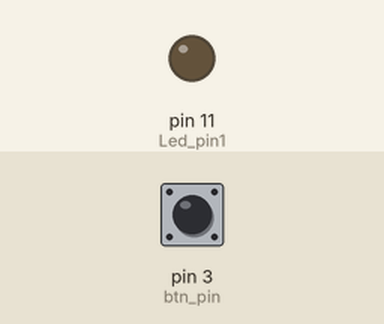
Recording of a sketch running on a simulated Arduino Uno, built with avr-gcc and run on an emulated ATmega328P. Parts: output pins drawn as LEDs (lit = HIGH). Inputs (shaded band) come from the test bench; at power-on: pin 3 (btn_pin) LOW.

Above: at 1.2 s.
1.3 s: pin 3 (btn_pin) pulled HIGH for 0.15 s
At 1.37 s:
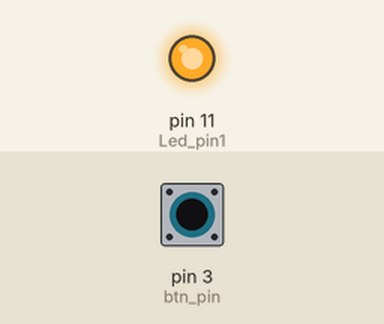
2.9 s: pin 3 (btn_pin) pulled HIGH for 3.2 s
At 6.8 s:
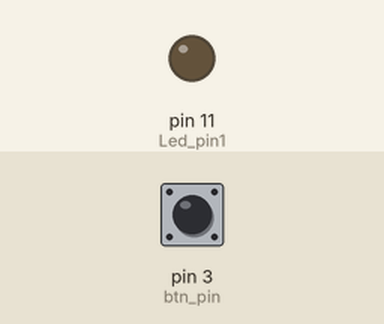
Timing chart, 0 to 8.3 s (numbered marks = the images above; inputs shaded):
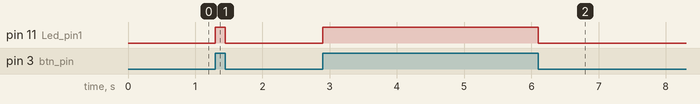

Measured:
- after the input at 1.3 s, pin 11 (Led_pin1): LOW → HIGH at once, → LOW 0.15 s later
- after the input at 2.9 s, pin 11 (Led_pin1): LOW → HIGH at once, → LOW 3.2 s later

The sketch:

secondCode.ino
```cpp
int Led_pin1 = 11;
int btn_pin = 3;
void setup()
{
  pinMode(Led_pin1, OUTPUT);
  pinMode(btn_pin,INPUT);
}

void loop(){
  if(digitalRead(btn_pin) == HIGH){
    digitalWrite(Led_pin1,HIGH);
  }
  else{
    digitalWrite(Led_pin1,LOW);
  }
}
```
